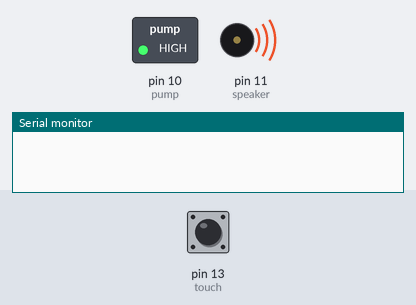
A sketch run on a simulated Arduino Uno, built with avr-gcc and run on an emulated ATmega328P. On the bench: switched loads named in the sketch (green lamp = pin HIGH), buzzer (waves = sounding), the last lines printed to the serial monitor. Dashed ring = blinking. The test bench sets the inputs (shaded band); at power-on: pin 13 (touch) LOW. Pins used as bus, display or sensor lines are not drawn.

Above: at 10.1 s.
At 21.8 s:
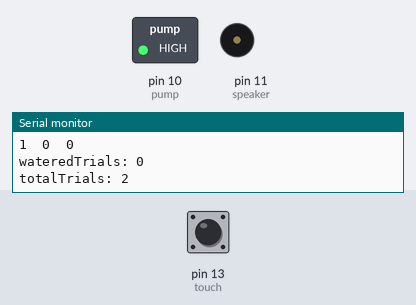
21.9 s: pin 13 (touch) pulled HIGH for 0.15 s
At 22.57 s:
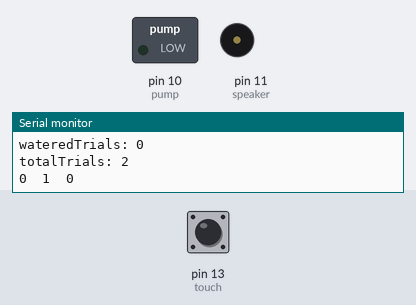
Timing chart, 0 to 24.9 s (numbered marks = the images above; inputs shaded):
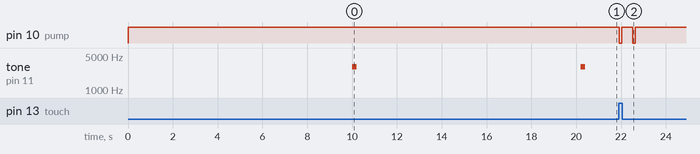

Measured:
- after the input at 21.9 s, pin 10 (pump): alternates HIGH for 0.50 s and LOW for 0.10 s, 4 changes in all, then stays HIGH, starting at once; tone on pin 11 (speaker): stays silent (without the input it goes to 3000 Hz after 8.5 s)
- by itself, tone on pin 11 (speaker): alternates 3000 Hz for 0.20 s and silent for 10.0 s

The sketch:

Licking_Paradigm_Control_Day3_4.ino
```cpp
// For the licking paradigm on training Day3 and test Day
//  On Day3, each mouse was required to got watered 60times from the water outlet
//    Watering condition: the mouse needs to hold not to lick for 5s following the sound cue,
//    then it can get watered if licking the outlet within the subsequent 5-second time window.
//    Any licks during the holding session leads to an extra 5-second delay.
//      Recording of licking actions with timestamps was obtained form the serial monitor of Arduino for further analysis

int touch = 13;
int speaker =11;
int frequency = 3000;
int trigger_Inper =12 ;
int pump = 10;
int totalTrial = 0;
int wateredTrial = 0;
int wrongTrial = 0;
int missedTrial = 0;

void setup()  {
  // put your setup code here, to run once:
  pinMode(touch,INPUT);
  pinMode(pump,OUTPUT);
  pinMode(speaker,OUTPUT);
  pinMode(trigger_Inper,OUTPUT);
  digitalWrite(pump,HIGH);
  digitalWrite(trigger_Inper,LOW);
  //Set the pins of the singlechip
  Serial.begin(9600);
  //Set the serial communication
  delay(5000);
}

void loop() {
  // put your main code here, to run repeatedly:
  int lickA = 0;
  int lickB = 0;

  for (int k=0; k < 100; ){
    int value = digitalRead(touch);
      if (value==1) {
      lickB++;
      delay(50);
      k++;
      }
      else{delay(50); k++; }
  }

  Serial.println(" ");
  //A blank row indicates the begining of a new trial
  if(lickB == 0){
      totalTrial++;

      tone(speaker,frequency);
      delay(200);
      noTone(speaker);

      Serial.print(1); Serial.print("  "); Serial.print(0); Serial.print("  "); Serial.println(0);
      //Print "1 0 0", which indicates the sound cue was given
      Serial.print("wateredTrials: ");Serial.println(wateredTrial);
      Serial.print("totalTrials: ");Serial.println(totalTrial);

        for (int j=0; j < 250; ){
        int value = digitalRead(touch);
            if (value==HIGH) {

              Serial.print(0); Serial.print("  "); Serial.print(1); Serial.print("  "); Serial.println(0);
              //Print "0 1 0", which indicates water pump-out

              digitalWrite(trigger_Inper,HIGH);
              delay(20);
              digitalWrite(trigger_Inper,LOW);
              // Trigger event marker on photometry recording software(Inper)

              digitalWrite(pump,LOW);
              delay(100);
              digitalWrite(pump,HIGH);
              delay(500);
              digitalWrite(pump,LOW);
              delay(100);
              digitalWrite(pump,HIGH);

              delay(5000);

              lickA++;
              wateredTrial++;
              j=j+300; //Water given only once.
            }
        j++;
        delay(20);
        } //Check whether there was a lick within the 5sec time window. If so, the pump would run.
      if(lickA == 0){ missedTrial++; }
   }

  if(wateredTrial==60){
    Serial.println("----already 60 times---");
    Serial.print("totalTrials: ");Serial.println(totalTrial);
    Serial.print("missedTrials: ");Serial.println(missedTrial);
    wateredTrial++;
    while(1){}
    }
    //Stop after 60 watered trails finished.

}
```
